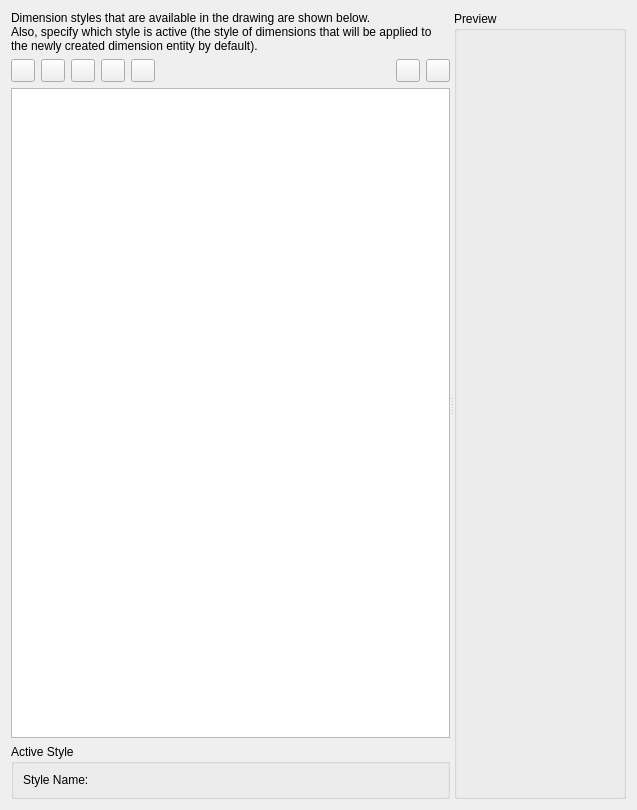
<?xml version="1.0" encoding="UTF-8"?>
<ui version="4.0">
 <class>LC_SettingsPageDrawingDimensions</class>
 <widget class="QWidget" name="LC_SettingsPageDrawingDimensions">
  <property name="geometry">
   <rect>
    <x>0</x>
    <y>0</y>
    <width>637</width>
    <height>810</height>
   </rect>
  </property>
  <layout class="QVBoxLayout" name="mainLayout">
   <item>
    <widget class="QSplitter" name="splitter">
     <property name="orientation">
      <enum>Qt::Orientation::Horizontal</enum>
     </property>
     <widget class="QWidget" name="leftContainer">
      <layout class="QVBoxLayout" name="vboxLeft">
       <item>
        <widget class="QLabel" name="label_2">
         <property name="text">
          <string>Dimension styles that are available in the drawing are shown below.&lt;br&gt; Also, specify which style is active (the style of dimensions that will be applied to the newly created dimension entity by default).</string>
         </property>
         <property name="wordWrap">
          <bool>true</bool>
         </property>
        </widget>
       </item>
       <item>
        <layout class="QHBoxLayout" name="buttonBox">
         <item>
          <widget class="QToolButton" name="tbDimNew">
           <property name="toolTip">
            <string>New Style

Creates new dimension style</string>
           </property>
           <property name="icon">
            <iconset>
             <normaloff>:/icons/add.lci</normaloff>:/icons/add.lci</iconset>
           </property>
          </widget>
         </item>
         <item>
          <widget class="QToolButton" name="tbDimRemove">
           <property name="toolTip">
            <string>Remove Style

Removes dimension style (if it is not used).</string>
           </property>
           <property name="icon">
            <iconset>
             <normaloff>:/icons/remove.lci</normaloff>:/icons/remove.lci</iconset>
           </property>
          </widget>
         </item>
         <item>
          <widget class="QToolButton" name="tbDimEdit">
           <property name="toolTip">
            <string>Edit Style

Dimension style attributes editing.</string>
           </property>
           <property name="icon">
            <iconset>
             <normaloff>:/icons/attributes.lci</normaloff>:/icons/attributes.lci</iconset>
           </property>
          </widget>
         </item>
         <item>
          <widget class="QToolButton" name="tbDimRename">
           <property name="toolTip">
            <string>Rename Style

Renaming dimension style. </string>
           </property>
           <property name="icon">
            <iconset>
             <normaloff>:/icons/rename_active_block.lci</normaloff>:/icons/rename_active_block.lci</iconset>
           </property>
          </widget>
         </item>
         <item>
          <widget class="QToolButton" name="tbDimDefault">
           <property name="toolTip">
            <string>Set as Active

Set selected style as active one.</string>
           </property>
           <property name="icon">
            <iconset>
             <normaloff>:/icons/dim_default.lci</normaloff>:/icons/dim_default.lci</iconset>
           </property>
          </widget>
         </item>
         <item>
          <spacer>
           <property name="orientation">
            <enum>Qt::Orientation::Horizontal</enum>
           </property>
           <property name="sizeHint" stdset="0">
            <size>
             <width>0</width>
             <height>0</height>
            </size>
           </property>
          </spacer>
         </item>
         <item>
          <widget class="QToolButton" name="tbDimExport">
           <property name="toolTip">
            <string>Export

Exporting dimension styles definition to external file.</string>
           </property>
           <property name="icon">
            <iconset>
             <normaloff>:/icons/export.lci</normaloff>:/icons/export.lci</iconset>
           </property>
          </widget>
         </item>
         <item>
          <widget class="QToolButton" name="tbDimImport">
           <property name="toolTip">
            <string>Import

Importing dimension styles definitions from external file.</string>
           </property>
           <property name="icon">
            <iconset>
             <normaloff>:/icons/import.lci</normaloff>:/icons/import.lci</iconset>
           </property>
          </widget>
         </item>
        </layout>
       </item>
       <item>
        <widget class="QTreeView" name="lvDimStyles">
         <property name="minimumSize">
          <size>
           <width>205</width>
           <height>0</height>
          </size>
         </property>
         <property name="uniformRowHeights">
          <bool>true</bool>
         </property>
         <property name="headerHidden">
          <bool>true</bool>
         </property>
        </widget>
       </item>
       <item>
        <widget class="QGroupBox" name="gbActiveInfo">
         <property name="title">
          <string>Active Style</string>
         </property>
         <layout class="QHBoxLayout">
          <item>
           <widget class="QLabel" name="label">
            <property name="text">
             <string>Style Name:</string>
            </property>
           </widget>
          </item>
          <item>
           <widget class="QLabel" name="lblActiveStyle"/>
          </item>
         </layout>
        </widget>
       </item>
      </layout>
     </widget>
     <widget class="QGroupBox" name="gbPreview">
      <property name="title">
       <string>Preview</string>
      </property>
     </widget>
    </widget>
   </item>
  </layout>
 </widget>
 <resources/>
 <connections/>
</ui>
